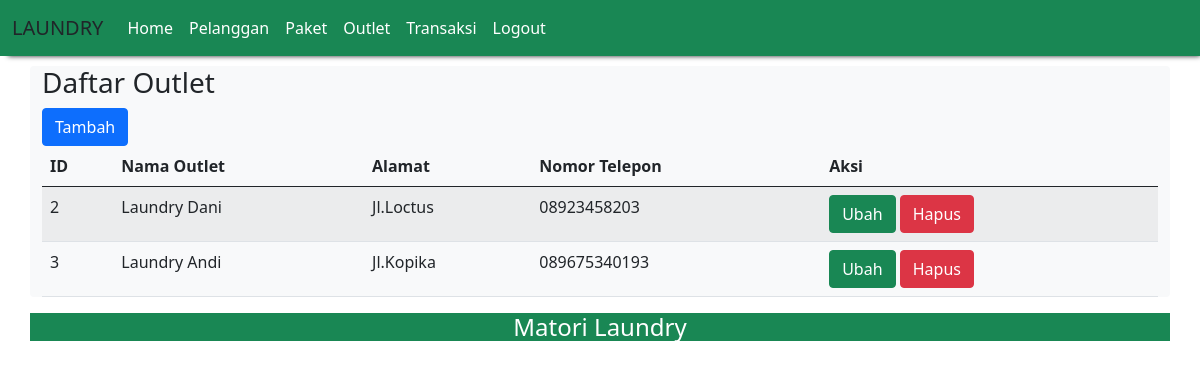
The app's page /dashboard/outlet.php (signed in) with its own data.
### tables this page shows
CREATE TABLE `outlet` (
  `id_outlet` int(11) NOT NULL,
  `nama_outlet` varchar(100) NOT NULL,
  `alamat` text NOT NULL,
  `tlp` varchar(15) NOT NULL
);

### dashboard/outlet.php (the view, shortened to what this page needs)
<?php
include "../home-index/header.php";
if($_SESSION['role']!='owner'){
?>
<h3>Daftar Outlet</h3>
<?php
if($_SESSION['role']=='admin'){
?>
<a href="../dashboard/tambah_outlet.php" class="btn btn-primary">Tambah</a>
<?php
}
?>
<table class="table table-hover table-striped">
<thead>
<tr>
<th>ID</th><th>Nama Outlet</th>
<th>Alamat</th><th>Nomor Telepon</th><th>Aksi</th>
</tr>
</thead>
<tbody>
<?php
include "../db/koneksi.php";
$qry_buku=mysqli_query($conn,"select * from outlet");
while($data_buku=mysqli_fetch_array($qry_buku)){
$no++;?>
<tr>
<td><?=$data_buku['id_outlet']?></td>
<td><?=$data_buku['nama_outlet']?></td>
<td><?=$data_buku['alamat']?></td>
<td><?=$data_buku['tlp']?>
<?php
if($_SESSION['role']=='admin'){
?>
<td><a href="../dashboard/ubah_outlet.php?id_outlet=<?=$data_buku['id_outlet']?>" class="btn btn-success">Ubah</a>
<a href="../controller/hapus_outlet.php?id_outlet=<?=$data_buku['id_outlet']?>" onclick="return confirm('Apakah anda yakin menghapus data ini?')" class="btn btn-danger">Hapus</a></td>
<?php
}
?>
</tr>
<?php
}}
else{
   echo "Anda bukan admin atau kasir";
};
?>
</tbody>
</table>
<?php include "../home-index/footer.php"?>

### records on screen
outlet: id_outlet "2", nama_outlet "Laundry Dani", alamat "Jl.Loctus", tlp "08923458203"
outlet: id_outlet "3", nama_outlet "Laundry Andi", alamat "Jl.Kopika", tlp "089675340193"
